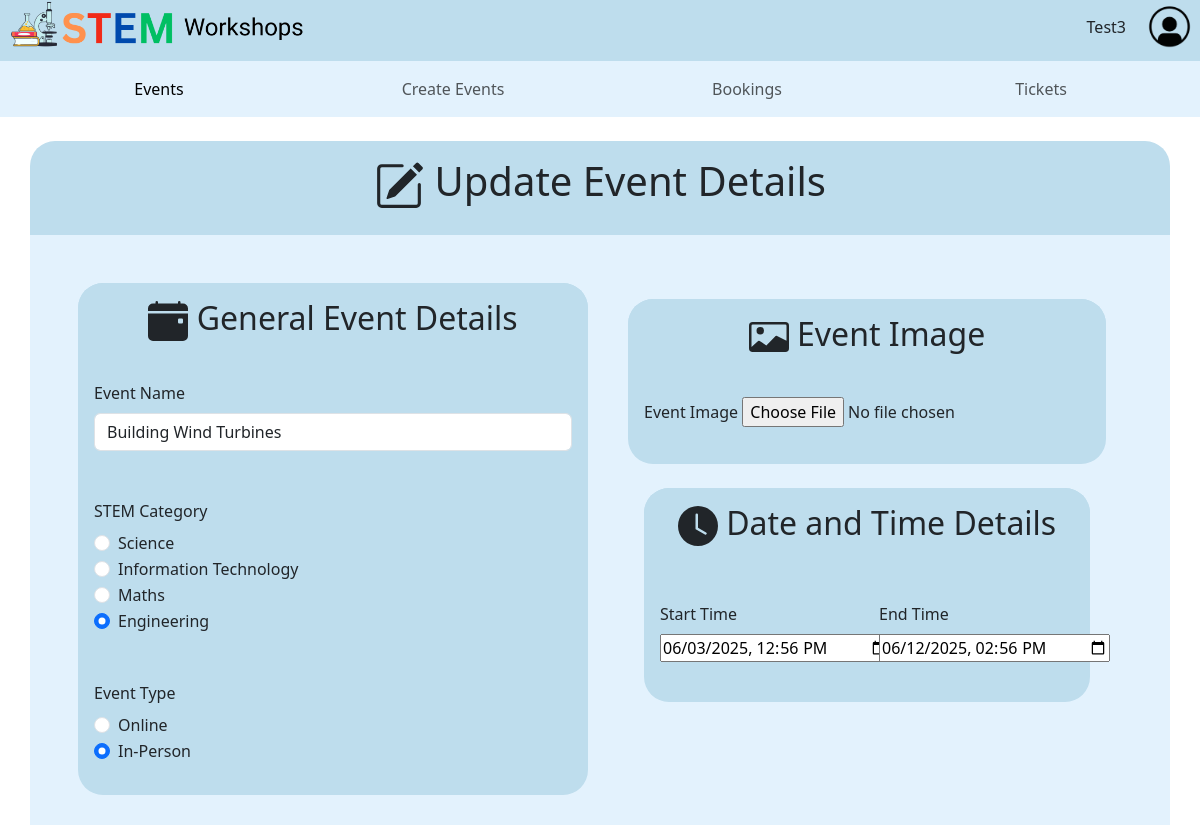
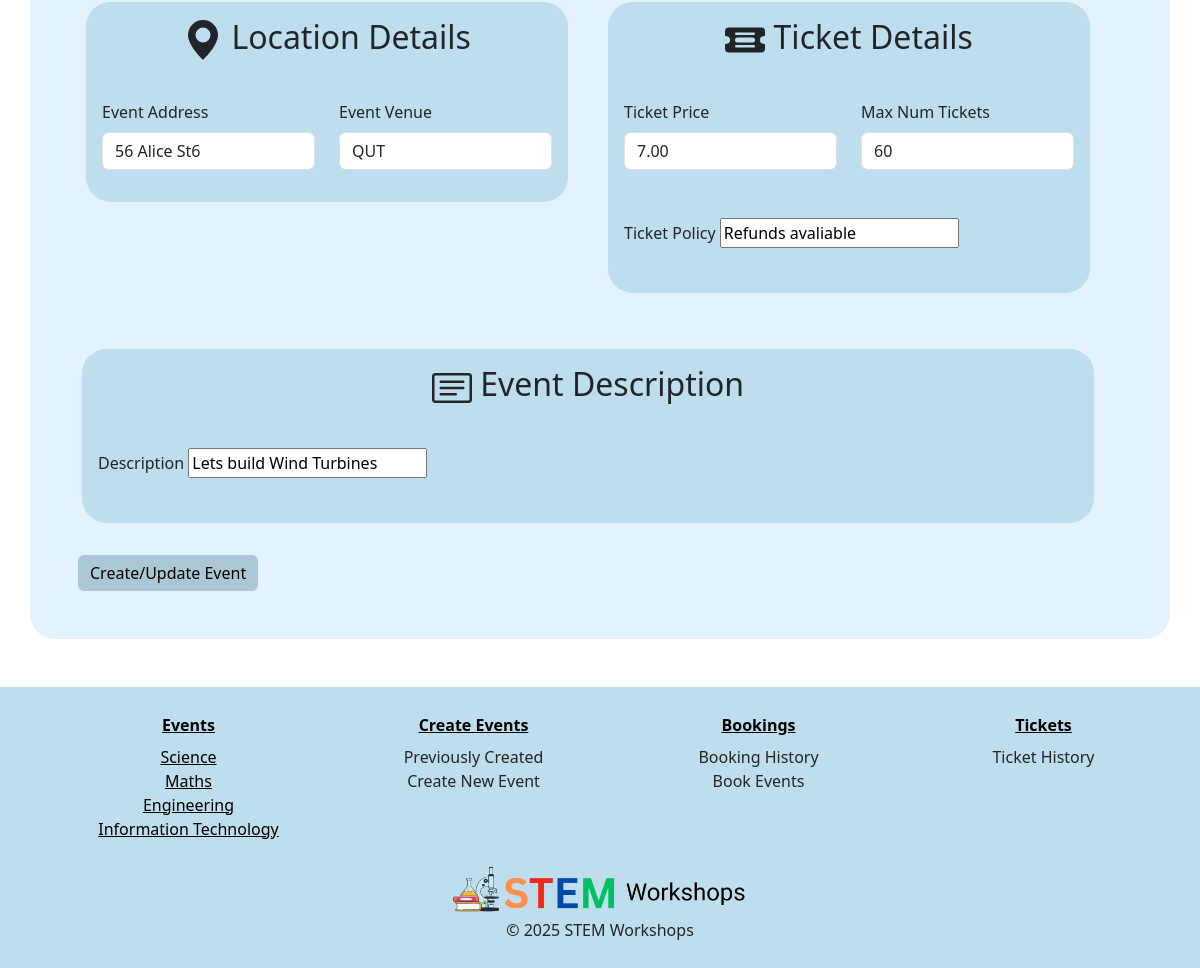
Screenshot of /5/update (signed in) with the database file from the repository (2 pictures, top to bottom).
### STEMWorkshops/models.py (models this page shows, shortened)
class User(db.Model, UserMixin):
    __tablename__ = 'users'
    user_id = db.Column(db.Integer, primary_key=True)
    name = db.Column(db.String(100), index=True, unique=True, nullable=False)
    emailid = db.Column(db.String(100), index=True, nullable=False)
    phoneno = db.Column(db.String(100), index=True, nullable=False)
    address = db.Column(db.String(100), index=True, nullable=False)
    password_hash = db.Column(db.String(255), nullable=False)
    comments = db.relationship('Comment', backref='user')

class Event(db.Model):
    __tablename__ = 'events'
    event_id = db.Column(db.Integer, primary_key=True)
    event_name = db.Column(db.String(80), nullable=False)
    start_time = db.Column(db.DateTime, nullable=False)
    end_time = db.Column(db.DateTime, nullable=False)
    STEM_category = db.Column(db.Enum("Science", "Information Technology", "Maths", "Engineering"), nullable=False)
    event_type = db.Column(db.Enum("Online", "In-Person"), nullable=False)
    event_address = db.Column(db.String(80))
    event_venue = db.Column(db.String(80))
    ticket_price = db.Column(db.Numeric(10,2), nullable=False)
    ticket_policy = db.Column(db.Integer)
    max_num_tickets = db.Column(db.String(100), nullable=False)
    description = db.Column(db.String(200))
    image = db.Column(db.String(400))
    event_status = db.Column(db.Enum("Open", "Inactive", "Sold Out", "Cancelled"))
    user_id = db.Column(db.Integer, db.ForeignKey('users.user_id'))
    comments = db.relationship('Comment', backref='event', cascade="all, delete-orphan")

### STEMWorkshops/events.py (the view)
@events_bp.route('/<id>/update', methods=['GET', 'POST'])
@login_required
def update_event(id):
    update_event = Event.query.get(id)
    form = EventsForm(obj= update_event)
    if form.validate_on_submit():
       form.populate_obj(update_event)
       db_file_path = check_upload_file(form)
       update_event.image = db_file_path
       db.session.commit()
       return redirect(url_for('events.show', id=update_event.event_id))
    return render_template('create_event.html', form=form, heading='Update Event Details')

### STEMWorkshops/forms.py
class EventsForm(FlaskForm):
    event_name=StringField(validators=[InputRequired('Please enter an event name')])
    start_time=DateTimeLocalField(validators=[InputRequired()])
    end_time=DateTimeLocalField(validators=[InputRequired()])
    STEM_category=RadioField('STEM Category', choices=[('Science', 'Science'),('Information Technology', 'Information Technology'),('Maths', 'Maths'),('Engineering', 'Engineering')])
    event_type=RadioField(choices=[('Online','Online'),('In-Person','In-Person')])
    event_address=StringField(validators=[InputRequired()])
    event_venue=StringField(validators=[InputRequired()])
    ticket_price=DecimalField(validators=[InputRequired()])
    ticket_policy=StringField(validators=[InputRequired()])
    max_num_tickets=StringField(validators=[InputRequired()])
    description=StringField(validators=[InputRequired()])
    image = FileField('Event Image', validators=[
        FileRequired(message = 'Image cannot be empty'),
        FileAllowed(ALLOWED_FILE, message='Only supports png, jpg, JPG, PNG')])
    submit = SubmitField("Create/Update Event")

### STEMWorkshops/__init__.py (called while the page is built)
def create_app():
    app = Flask(__name__)  # this is the name of the module/package that is calling this app
    app.debug = True
    app.secret_key = 'somesecretkey'
    app.config['SQLALCHEMY_DATABASE_URI'] = 'sqlite:///sitedata.sqlite'
    db.init_app(app)
    Bootstrap5(app)
    login_manager = LoginManager()
    login_manager.login_view = 'auth.login'
    login_manager.init_app(app)
    from .models import User
    @login_manager.user_loader
    def load_user(user_id):
       return db.session.scalar(db.select(User).where(User.user_id==user_id))
    from . import views
    app.register_blueprint(views.main_bp)
    from . import auth
    app.register_blueprint(auth.auth_bp)
    from . import events
    app.register_blueprint(events.events_bp)
    @app.errorhandler(404)
    def not_found(e):
      return render_template("404.html", error=e)
    return app

### STEMWorkshops/templates/create_event.html (shortened to what this page needs)
{% extends 'base.html' %}
{% from "bootstrap5/form.html" import render_form %}
{% from "bootstrap5/form.html" import render_field %}
{% block content %}
  <form method="post" action="" enctype="multipart/form-data">
    <section class=" mt-4  ">
      <div class="create-events-header container  text-center pt-3 pb-3">
        <h1>
          {{heading}}
        </h1>
      </div>
    </section>
      <section>
        <div class="background-colour container p-5 ">
          <div class="row">
            <div class=" col-md-6 col-sm-12">
              <div class="border-info ">
                <h2 class="heading-info text-center ">
                  General Event Details
                </h2>
                <div class="p-3 ">
                  {{render_field(form.event_name, class="form-control")}}
                </div>
                <div class="p-3">
                  {{render_field(form.STEM_category, class="form")}}
                </div>
                <div class="p-3">
                  {{render_field(form.event_type, class="form")}}
                </div>
              </div>
            </div>
            <div class=" col-md-6 col-sm-12  ">
              <div class="p-3  ">
                <div class="border-info">
                  <h2 class="heading-info text-center">
                    Event Image
                  </h2>
                  <div class="row p-3">
                  {{render_field(form.image, class="form-control-file")}}
                </div>
              </div>
              <div class="p-3  mt-2">
                <div class="border-info">
                  <h2 class="heading-info text-center">
                    <svg xmlns="http://www.w3.org/2000/svg" width="40" height="40" fill="currentColor"
                      class="bi bi-clock-fill" viewBox="0 0 16 16">
                      <path
                        d="M16 8A8 8 0 1 1 0 8a8 8 0 0 1 16 0M8 3.5a.5.5 0 0 0-1 0V9a.5.5 0 0 0 .252.434l3.5 2a.5.5 0 0 0 .496-.868L8 8.71z" />
                    </svg>
                    Date and Time Details
                  </h2>
                  <div class="row p-3">
                    <div class="col-6">
                      <div class="mt-3 mb-4">
                        {{render_field(form.start_time, class="form", type="datetime-local")}}
                      </div>
                    </div>
                    <div class="col-6">
                      <div class="mt-3 mb-4">
                        {{render_field(form.end_time, class="form", type="datetime-local")}}
                      </div>
                    </div>
                  </div>
                </div>
              </div>
            </div>
          </div>
          <div class="row ">
            <div class=" col-md-6 col-sm-12  mt-4 ">
              <div class=" p-2 ">
                <div class="border-info ">
                  <h2 class="heading-info text-center">
                    <svg xmlns="http://www.w3.org/2000/svg" width="40" height="40" fill="currentColor"
                      class="bi bi-geo-alt-fill" viewBox="0 0 16 16">
                      <path d="M8 16s6-5.686 6-10A6 6 0 0 0 2 6c0 4.314 6 10 6 10m0-7a3 3 0 1 1 0-6 3 3 0 0 1 0 6" />
                    </svg>
                    Location Details
                  </h2>
                  <div class="row p-3">
                    <div class="col-md-6 col-sm-12 ">
                      <div>
                        {{render_field(form.event_address, class="form-control")}}
                      </div>
                    </div>
                    <div class="col-md-6 col-sm-12 ">
                      <div>
                        {{render_field(form.event_venue, class="form-control")}}
                      </div>
                    </div>
                  </div>
                </div>
              </div>
            </div>
            <div class=" col-md-6 col-sm-12 ">
              <div class=" p-2 mt-4 ">
                <div class="border-info">
                  <h2 class="heading-info text-center ">
                    Ticket Details
                  </h2>
                  <div class="row p-3">
                    <div class="col-md-6 col-sm-12 ">
                    <div class="input-group">
                      {{render_field(form.ticket_price, class="form-control", id="ticket-price", type="number", step="0.01", min="0")}}
                    </div>
                  </div>
                  <div class="col-md-6 col-sm-12 ">
                    <div class="input-group">
                      {{render_field(form.max_num_tickets, class="form-control", id="ticket-max", type="number", step="1", min="0")}}
                    </div>
                  </div>
                  </div>
                  <div class="row  mb-4 p-3 pb-4">
                    {{render_field(form.ticket_policy, class="form", id="refund-ticket", rows="2")}}
                  </div>
                </div>
              </div>
            </div>
          </div>
          <div class="row mt-2">
            <div class=" col-12  p-3 ">
              <div class="border-info ">
                <h2 class="heading-info text-center">
                  Event Description
                </h2>
                <div>
                  <div class="p-3 pb-4">
                    {{render_field(form.description, class="form", id="description", rows="6")}}
                  </div>
                </div>
              </div>
            </div>
          </div>
          <div class="col-12 mt-3">
             {{render_field(form.submit, class="btn btn-info")}}
          </div>
      </section>
    </form>
{% endblock %}

### STEMWorkshops/templates/base.html (shortened to what this page needs)
<html>
<head>
  <link rel="stylesheet", type="text/css", href="../static/style/style.css">
  <link href="https://cdn.jsdelivr.net/npm/bootstrap@5.3.2/dist/css/bootstrap.min.css" rel="stylesheet"
>
</head>
<body>
    <header>
    <div class=" d-flex justify-content-between  ms-2 me-2 mb-2" id="topnav">
      <a href="/">
        <img src="{{ url_for('static', filename='img/logo2.png') }}" class="img-fluid" width="300px" height="200px">
      </a>
      <div>
      {% if current_user.is_authenticated %}
      <a type="submit" href="#" data-bs-toggle="modal" data-bs-target="#accountModal" class="btn rounded-pill w-10 h-75 me-2 mt-2">{{current_user.name}}</a>
      <a href="#" data-bs-toggle="modal" data-bs-target="#accountModal">
        <img src="{{ url_for('static', filename='img/profile.png') }}" id="profile-icon" class="img-fluid" width="45px" height="45px">
      </a>
      {% else %}
      <a type="submit" href="/login" class="btn btn-primary w-10 h-75 me-2 mt-2">Login</a>
      {% endif %}
      </div>
    </div>
    <nav class="navbar navbar-expand-lg">
      <div class="container-fluid m-0">
        <div class="collapse navbar-collapse" id="navbarSupportedContent">
          <ul class="navbar-nav mx-auto text-center row w-100">
            <li class="nav-item col-sm-12 col-lg-3 " id="selected-item">
              <a class="nav-link active full-hover" aria-current="page" href="/">Events</a>
            </li>
            <li class="nav-item  col-sm-12 col-lg-3  ">
              <a class="nav-link full-hover" href="/create">Create Events</a>
            </li>
            <li class="nav-item   col-sm-12 col-lg-3 ">
              <a class="nav-link full-hover" href="/history">Bookings</a>
            </li>
            <li class="nav-item col-sm-12  col-lg-3 ">
              <a class="nav-link full-hover" href="">Tickets</a>
            </li>
          </ul>
        </div>
      </div>
    </nav>
    </header>
    <main>
    {% block content %}
    {% endblock %}
    </main>
    <footer class="footer mt-5">
         <div class="container mt-3">
      <div class="row  mb-2 ">
        <div class="col-sm-12 col-md-3 text-center ">
          <ul>
            <li class="mb-2"><a href="{{ url_for('main.index') }}#browse-events"><b>Events</b></a></li>
            <li><a href="{{ url_for('main.index', category='Science') }}#browse-events">Science</a></li>
            <li><a href="{{ url_for('main.index', category='Maths') }}#browse-events">Maths</a></li>
            <li><a href="{{ url_for('main.index', category='Engineering') }}#browse-events">Engineering</a></li>
            <li><a href="{{ url_for('main.index', category='Information Technology') }}#browse-events">Information Technology</a></li>
          </ul>
        </div>
        <div class="col-sm-12 col-md-3 text-center ">
          <ul>
            <li class="mb-2"><a href="/create"><b> Create Events</b></a></li>
            <li>Previously Created</li>
            <li>Create New Event</li>
          </ul>
        </div>
        <div class="col-sm-12 col-md-3 text-center ">
          <ul>
            <li class="mb-2"><a href="/history"><b>Bookings</b></a></li>
            <li>Booking History</li>
            <li>Book Events</li>
          </ul>
        </div>
        <div class="col-sm-12 col-md-3 text-center">
          <ul>
            <li class="mb-2"><a href=""><b>Tickets</b></a></li>
            <li>Ticket History</li>
          </ul>
        </div>
      </div>
      <div class="footer-img">
        <a href="index.html">
          <img src="{{ url_for('static', filename='img/logo2.png') }}" class="img-fluid" width="300px" height="200px" id="logo">
        </a>
      </div>
      <div>
        <p class="text-center">&copy; 2025 STEM Workshops</p>
      </div>
    </div>
    </footer>
</body>
</html>

### STEMWorkshops/static/style/style.css (style rules this page uses)
.navbar { background-color: #e3f2fd; }
.nav-item { border-radius: 25px; }
header { background-color: #bedded; }
.img-fluid { object-fit: cover; }
#profile-icon { margin-top: 4px; float: right; }
.btn-info { background-color: #abc6d5 !important; border: none !important; }
footer { background-color: #bedded; padding: 10px; }
.footer-img { display: flex; align-items: center; justify-content: center; }
footer ul, ul { list-style-type: none; }
footer a { color: black; }
.create-events-header { border-top-right-radius: 25px; border-top-left-radius: 25px; background-color: #bedded; }
label { font-size: 1rem; }
.heading-info { background-color: #bedded; border-top-left-radius: 25px; border-top-right-radius: 25px; padding: 1rem; }
.background-colour { background-color: #e3f2fd; border-bottom-left-radius: 25px; border-bottom-right-radius: 25px; }
.border-info { border-radius: 25px; background-color: #bedded; }

### rows the page displays
User: name "Test3"
Event: event_name "Building Wind Turbines", STEM_category "☐ Science ☐ Information Technology ☐ Maths ☑ Engineering", event_type "☐ Online ☑ In-Person", start_time "06/03/2025 12:56", end_time "06/12/2025 14:56", event_address "56 Alice St6", event_venue "QUT", ticket_price "7.00", max_num_tickets "60", ticket_policy "Refunds avaliable", description "Lets build Wind Turbines"

### other values shown
{{ heading }} "Update Event Details"
